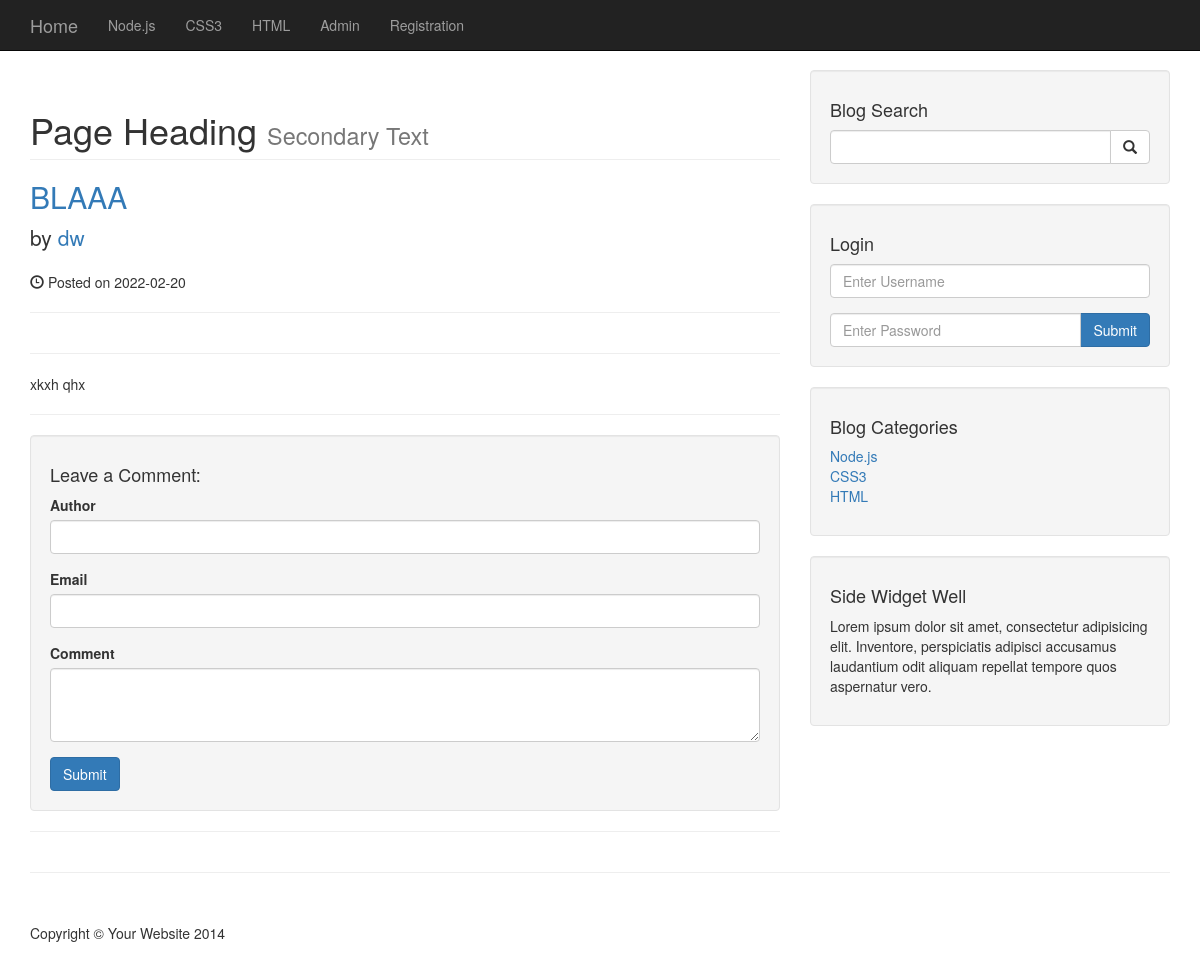
/post.php?p_id=16, run on the app's committed database.
### tables this page shows
CREATE TABLE `categories` (
  `cat_id` int(3) NOT NULL,
  `cat_title` varchar(255) NOT NULL
);

CREATE TABLE `posts` (
  `post_id` int(3) NOT NULL,
  `post_tags` varchar(255) NOT NULL,
  `post_comment_count` int(11) DEFAULT NULL,
  `post_status` varchar(255) NOT NULL DEFAULT 'draft',
  `post_views_count` int(11) DEFAULT NULL,
  `post_category_id` int(3) NOT NULL,
  `post_title` varchar(255) NOT NULL,
  `post_author` varchar(255) NOT NULL,
  `post_date` date NOT NULL,
  `post_image` text NOT NULL,
  `post_content` text NOT NULL
);

### post.php (the view, shortened to what this page needs)
<?php include 'includes/db.php'; ?>
<?php include 'includes/header.php'; ?>
<?php include 'includes/navigation.php'; ?>
<div class="container">
    <div class="row">
        <div class="col-md-8">
            <?php
            if (isset($_GET['p_id'])) {
                $the_post_id = $_GET['p_id'];
                $query_SelectPosts = "SELECT * from posts WHERE post_id = $the_post_id ";
                $result_SelectAllPosts = mysqli_query($connection, $query_SelectPosts);
                while ($row = mysqli_fetch_assoc($result_SelectAllPosts)) {
                    $post_title = $row['post_title'];
                    $post_author = $row['post_author'];
                    $post_date = $row['post_date'];
                    $post_content = $row['post_content'];
            ?>
                    <h1 class="page-header">
                        Page Heading
                        <small>Secondary Text</small>
                    </h1>
                    <h2>
                        <a href="#"><?php echo $post_title; ?></a>
                    </h2>
                    <p class="lead">
                        by <a href="index.php"><?php echo $post_author; ?></a>
                    </p>
                    <p><span class="glyphicon glyphicon-time"></span> Posted on <?php echo $post_date; ?></p>
                    <hr>
                    <hr>
                    <p><?php echo $post_content; ?></p>
                    <hr>
            <?php }
            } else {
                header("Location: index.php");
            };
            ?>
            <div class="well">
                <h4>Leave a Comment:</h4>
                <form action="" method="post" role="form">
                    <div class="form-group">
                        <label for="author">Author</label>
                        <input type="text" name="comment_author" class="form-control">
                    </div>
                    <div class="form-group">
                        <label for="email">Email</label>
                        <input type="email" name="comment_email" class="form-control">
                    </div>
                    <div class="form-group">
                        <label for="comment">Comment</label>
                        <textarea name="comment_content" class="form-control" rows="3"></textarea>
                    </div>
                    <button type="submit" class="btn btn-primary" name="create_comment">Submit</button>
                </form>
            </div>
            <hr>
        </div>
        <?php include 'includes/sidebar.php'; ?>
    </div>
    <hr>
    <?php include 'includes/footer.php'; ?>

### includes/navigation.php (shortened to what this page needs)
<nav class="navbar navbar-inverse navbar-fixed-top" role="navigation">
    <div class="container">
        <div class="navbar-header">
            <a class="navbar-brand" href="index.php">Home</a>
        </div>
        <div class="collapse navbar-collapse" id="bs-example-navbar-collapse-1">
            <ul class="nav navbar-nav">
                <?php
                $querySelect = 'SELECT * from categories';
                $resultSelect = mysqli_query($connection, $querySelect);
                while ($row = mysqli_fetch_assoc($resultSelect)) {
                    $cat_title = $row['cat_title'];
                    echo "<li><a href='#'>{$cat_title}</a></li>";
                }
                ?>
                <li><a href="admin">Admin</a></li>
                <li><a href="registration.php">Registration</a></li>
            </ul>
        </div>
    </div>
</nav>

### includes/sidebar.php
<div class="col-md-4">
    <div class="well">
        <h4>Blog Search</h4>
        <form action="search.php" method="post">
            <div class="input-group">
                <input name="search" type="text" class="form-control">
                <span class="input-group-btn">
                    <button name="submit" class="btn btn-default" type="submit">
                        <span class="glyphicon glyphicon-search"></span>
                    </button>
                </span>
            </div>
        </form>
    </div>
    <div class="well">
        <h4>Login</h4>
        <form action="includes/login.php" method="post">
            <div class="form-group">
                <input name="username" type="text" class="form-control" placeholder="Enter Username">
            </div>
            <div class="input-group">
                <input name="password" type="password" class="form-control" placeholder="Enter Password">
                <span class="input-group-btn">
                    <button type="submit" name="login" class="btn btn-primary">
                        Submit
                    </button>
                </span>
            </div>
        </form>
    </div>
    <div class="well">
        <?php
        $query_SelectCategoriesSideBar = 'SELECT * from categories LIMIT 10';
        $result_SelectCategoriesSideBar = mysqli_query($connection, $query_SelectCategoriesSideBar);
        ?>
        <h4>Blog Categories</h4>
        <div class="row">
            <div class="col-lg-12">
                <ul class="list-unstyled">
                    <?php
                    while ($row = mysqli_fetch_assoc($result_SelectCategoriesSideBar)) {
                        $cat_id = $row['cat_id'];
                        $cat_title = $row['cat_title'];
                        echo "<li><a href='category.php?category=$cat_id'>{$cat_title}</a></li>";
                    }
                    ?>
                </ul>
            </div>
        </div>
    </div>
    <?php include 'widget.php' ?>
</div>

### css/blog-home.css (style rules this page uses)
body { padding-top: 70px; }

### data on the page
categories: cat_title "Node.js"
categories: cat_title "CSS3"
categories: cat_title "HTML"
posts: post_title "BLAAA", post_author "dw", post_date "2022-02-20", post_content "xkxh qhx"
